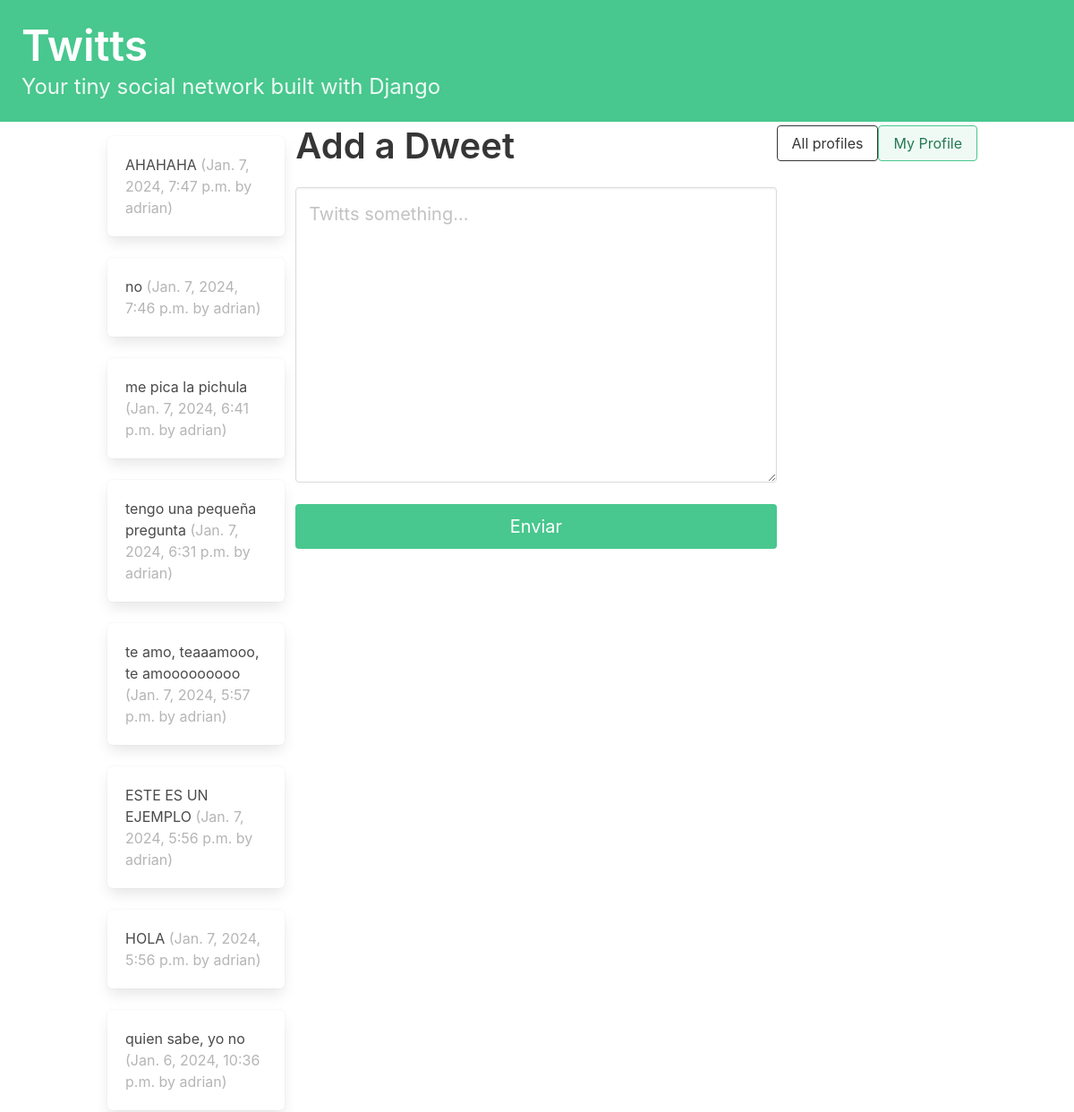
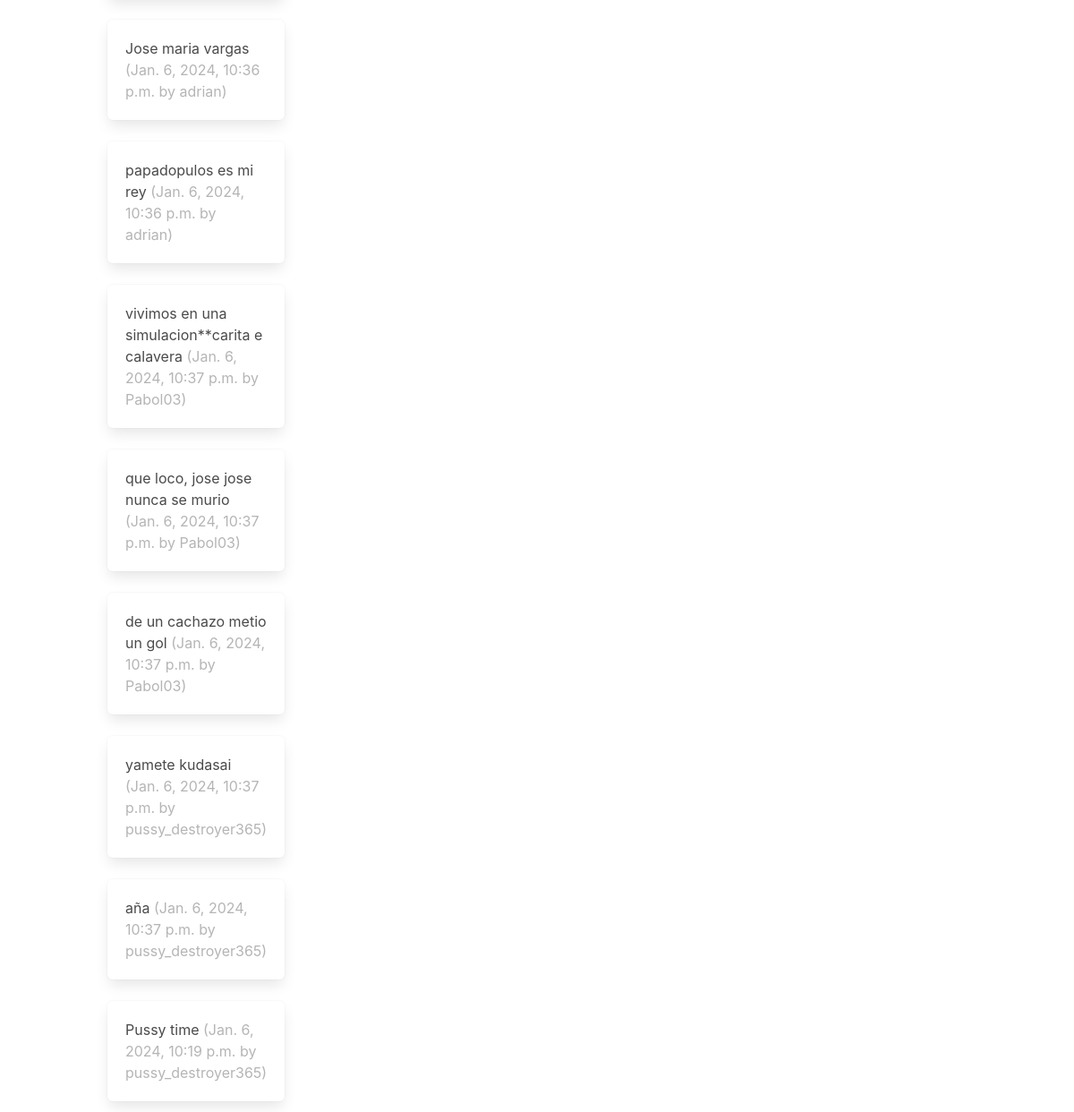
Screenshot of / (signed in) with the database file from the repository (2 pictures, top to bottom).
### Twitts/models.py (models this page shows, shortened)
class Twitts(models.Model):
    user = models.ForeignKey(User, related_name="twitts", on_delete=models.DO_NOTHING)
    body = models.CharField(max_length=150)
    publish = models.DateTimeField(auto_now_add=True)
    class Meta:
        ordering = ['-publish']

### Twitts/views.py (the view)
# urls.py: path('', dashboard, name="home"),
def dashboard(request):
    form = TwittsForm(request.POST or None)
    if request.method=="POST":
        if form.is_valid():
            twitt = form.save(commit=False)
            twitt.user = request.user
            twitt.save()
            return redirect("twitts:home")
    return render(request, 'twitts/dashboard.html', {'form':form})

### Twitts/forms.py
class TwittsForm(forms.ModelForm):
    body = forms.CharField(required=True, widget=forms.widgets.Textarea(
        attrs={
            "placeholder":"Twitts something...",
            "class": "textarea is success is-medium"
            }
        ),
        label="",
    )
    class Meta:
        model = Twitts
        exclude = ('user', )

### Twitts/templates/twitts/dashboard.html (shortened to what this page needs)
{% extends 'base.html' %}
{% block content %}
<div class="column">
    {% for profile in user.profile.follows.all %}
        {% for twitts in profile.user.twitts.all %}
            <div class="box">
                {{ twitts.body }}
                <span class="is-small has-text-grey-light">
                    ({{ twitts.publish }} by {{ twitts.user.username }})
                </span>
            </div>
        {% endfor %}
    {% endfor %}
</div>
<div class="block">
    <div class="block">
        <h2 class="title is-2">Add a Dweet</p>
    </div>
    <div class="block">
        <form method="POST">
            {{ form.as_p }}
            <button class="button is-success is-fullwidth is-medium mt-5" type="submit">Enviar</button>
        </form>
    </div>
</div>
<div class="block">
    <a href="{% url "twitts:list" %}">
        <button class="button is-dark is-outlined is-fullwidth">All profiles</button>
    </a>
</div>
<div class="block">
    <a href="{% url "twitts:profile" request.user.profile.id %}">
        <button class="button is-success is-light is-outlined is-fullwidth">My Profile</button>
    </a>
</div>
{% endblock content %}

### rows the page displays
Twitts: body "AHAHAHA", publish "Jan. 7, 2024, 7:47 p.m.", user.username "adrian"
Twitts: body "no", publish "Jan. 7, 2024, 7:46 p.m.", user.username "adrian"
Twitts: body "me pica la pichula", publish "Jan. 7, 2024, 6:41 p.m.", user.username "adrian"
Twitts: body "tengo una pequeña pregunta", publish "Jan. 7, 2024, 6:31 p.m.", user.username "adrian"
Twitts: body "te amo, teaaamooo, te amooooooooo", publish "Jan. 7, 2024, 5:57 p.m.", user.username "adrian"
Twitts: body "ESTE ES UN EJEMPLO", publish "Jan. 7, 2024, 5:56 p.m.", user.username "adrian"
Twitts: body "HOLA", publish "Jan. 7, 2024, 5:56 p.m.", user.username "adrian"
Twitts: body "quien sabe, yo no", publish "Jan. 6, 2024, 10:36 p.m.", user.username "adrian"
Twitts: body "Jose maria vargas", publish "Jan. 6, 2024, 10:36 p.m.", user.username "adrian"
Twitts: body "papadopulos es mi rey", publish "Jan. 6, 2024, 10:36 p.m.", user.username "adrian"
Twitts: body "vivimos en una simulacion**carita e calavera", publish "Jan. 6, 2024, 10:37 p.m.", user.username "Pabol03"
Twitts: body "que loco, jose jose nunca se murio", publish "Jan. 6, 2024, 10:37 p.m.", user.username "Pabol03"
Twitts: body "de un cachazo metio un gol", publish "Jan. 6, 2024, 10:37 p.m.", user.username "Pabol03"
Twitts: body "yamete kudasai", publish "Jan. 6, 2024, 10:37 p.m.", user.username "pussy_destroyer365"
Twitts: body "aña", publish "Jan. 6, 2024, 10:37 p.m.", user.username "pussy_destroyer365"
Twitts: body "Pussy time", publish "Jan. 6, 2024, 10:19 p.m.", user.username "pussy_destroyer365"
